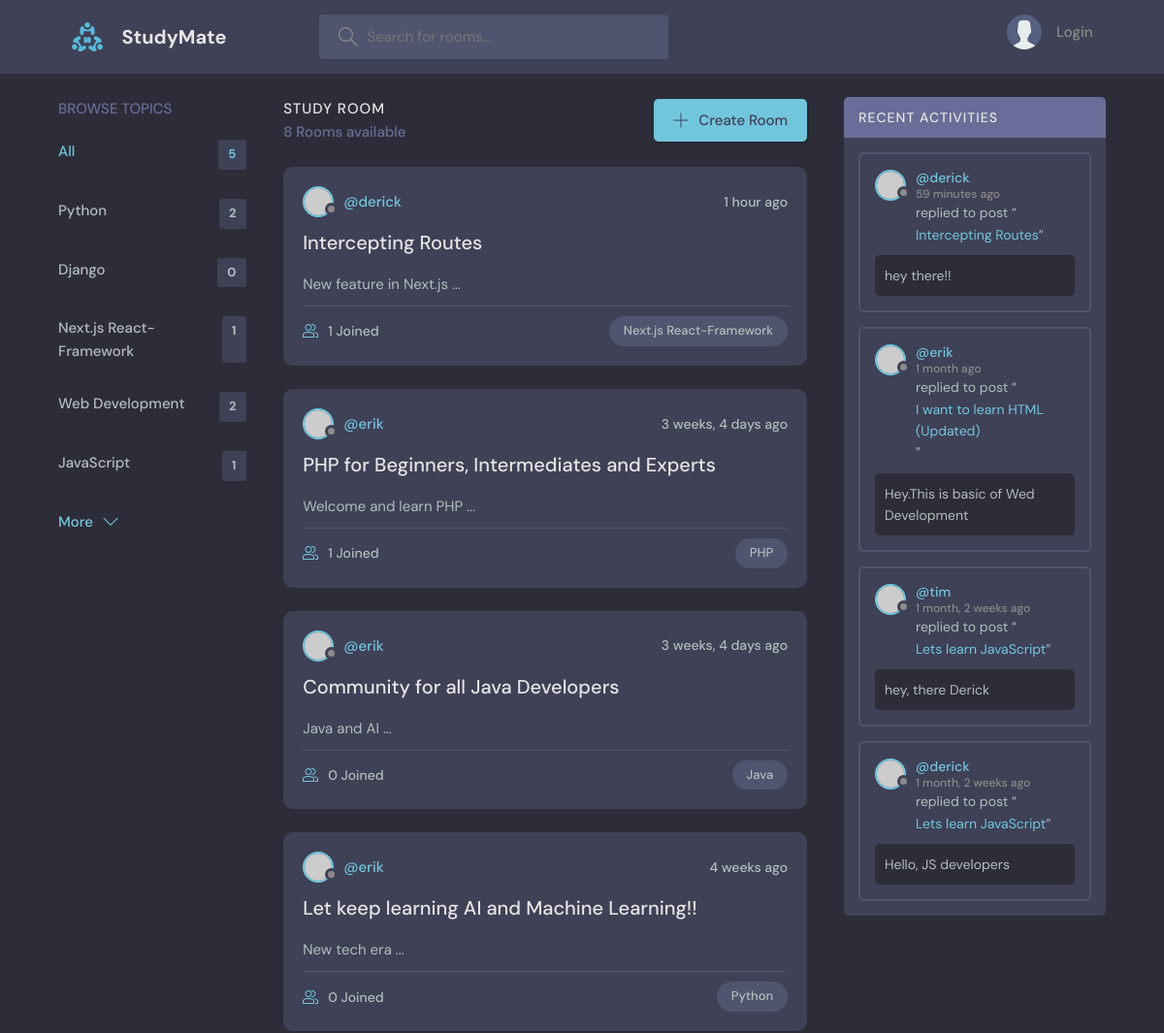
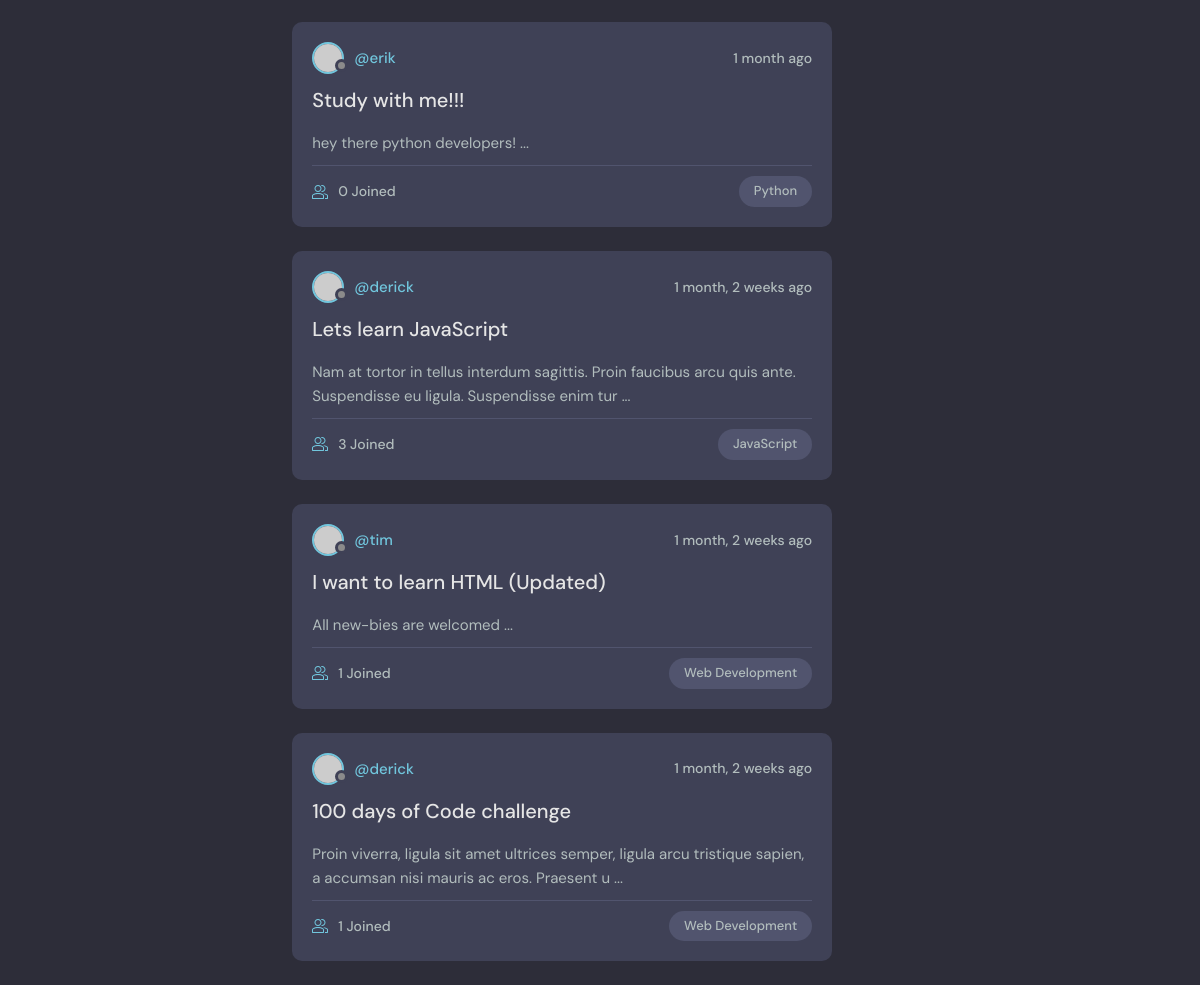
The page / on the database its author committed (2 pictures, top to bottom).
### base/models.py (models this page shows, shortened)
class Topic(models.Model):
    name = models.CharField(max_length=200)
    def __str__(self):
        return self.name

class Room(models.Model):
    host = models.ForeignKey(User, on_delete=models.SET_NULL, null=True) # database table relationship
    topic=  models.ForeignKey(Topic, on_delete=models.SET_NULL, null=True)
    name = models.CharField(max_length=200)
    description = models.TextField(null=True, blank=True)
    participants = models.ManyToManyField(User, related_name='participants',blank=True)  # many to many relationship.
    updated = models.DateTimeField(auto_now=True) #updates each time an item is updated
    created = models.DateTimeField(auto_now_add=True) #runs ONLY once when an item is created in DB
    class Meta:
        ordering = ['-updated', '-created'] # '-' enables order by descending order(new first)
    def __str__(self):
        return self.name
    def desc(self):
        return self.description[0:120]  # get first 50 characters of the description attribute

class Message(models.Model):
    user = models.ForeignKey(User, on_delete=models.CASCADE) # database table relationship
    room = models.ForeignKey(Room, on_delete=models.CASCADE)
    body = models.TextField()
    updated = models.DateTimeField(auto_now=True)
    created = models.DateTimeField(auto_now_add=True)
    class Meta:
        ordering = ['-updated', '-created'] # '-' enables order by descending order(new first)

### base/views.py (the view)
# urls.py: path('', views.home, name='home'),
def home(request):
    q = request.GET.get('q') if request.GET.get('q') != None else '' # query value from the url after selecting a topic(Browse Topics)
    rooms = Room.objects.filter(Q(topic__name__icontains=q) | Q(name__icontains=q) | Q(description__icontains=q)) #filter upwards from topic attribute to Topic Model. topic name atleast contains whats in the query
    topics = Topic.objects.all()[0:5]  # limit only 5 topics to display
    rooms_count = rooms.count() #gets length of a queryset also you can use>> len(rooms) basic python
    room_messages = Message.objects.filter(Q(room__topic__name__icontains=q))  # Recent activity  section >> filter all messages according to topic name
    context = {'rooms': rooms, 'topics': topics, 'rooms_count':rooms_count, 'room_messages':room_messages}
    return render(request, 'base/home.html', context)

### base/templates/base/home.html (shortened to what this page needs)
{% extends 'main.html' %} {% block content %}
<main class="layout layout--3">
  <div class="container">
    {% include 'base/topics_component.html' %}
    <div class="roomList">
      <div class="roomList__header">
        <div>
          <h2>Study Room</h2>
          <p>{{rooms_count}} Rooms available</p>
        </div>
        <a class="btn btn--main" href="{% url 'create-room' %}">
          <svg
            version="1.1"
            xmlns="http://www.w3.org/2000/svg"
            width="32"
            height="32"
            viewBox="0 0 32 32"
          >
            <title>add</title>
            <path
              d="M16.943 0.943h-1.885v14.115h-14.115v1.885h14.115v14.115h1.885v-14.115h14.115v-1.885h-14.115v-14.115z"
            ></path>
          </svg>
          Create Room
        </a>
      </div>
      {% include 'base/feed_component.html' %}
    </div>
    {% include 'base/activity_component.html' %}
  </div>
</main>
{% endblock content %}

### base/templates/base/topics_component.html
<div class="topics">
  <div class="topics__header">
    <h2>Browse Topics</h2>
  </div>
  <ul class="topics__list">
    <li>
      <a href="{% url 'home' %}" class="active">All <span>{{topics.count}}</span></a>
    </li>
    {% for topic in topics %}
    <li>
      <a href="{% url 'home' %}?q={{topic.name}}">{{topic.name}}<span>{{topic.room_set.all.count}}</span></a>
    </li>
    {% endfor %}
  </ul>
  <a class="btn btn--link" href="{% url 'topics' %}">
    More
    <svg
      version="1.1"
      xmlns="http://www.w3.org/2000/svg"
      width="32"
      height="32"
      viewBox="0 0 32 32"
    >
      <title>chevron-down</title>
      <path d="M16 21l-13-13h-3l16 16 16-16h-3l-13 13z"></path>
    </svg>
  </a>
</div>

### base/templates/base/feed_component.html (shortened to what this page needs)
{% for room in rooms %}
<div class="roomListRoom">
  <div class="roomListRoom__header">
    <a
      href="{% url 'user-profile' room.host.id %}"
      class="roomListRoom__author"
    >
      <div class="avatar avatar--small">
        <img src="https://randomuser.me/api/portraits/women/11.jpg" />
      </div>
      <span>@{{room.host.username}}</span>
    </a>
    <div class="roomListRoom__actions">
      <span>{{room.created|timesince}} ago</span>
    </div>
  </div>
  <div class="roomListRoom__content">
    <a href="{% url 'room' room.id %}">{{room.name}}</a>
    <p>{{room.desc}} ...</p>
  </div>
  <div class="roomListRoom__meta">
    <a href="{% url 'room' room.id %}" class="roomListRoom__joined">
      {{room.participants.count}} Joined
    </a>
    <p class="roomListRoom__topic">{{room.topic}}</p>
  </div>
</div>
{% endfor %}

### base/templates/base/activity_component.html (shortened to what this page needs)
<div class="activities">
  <div class="activities__header">
    <h2>Recent Activities</h2>
  </div>
  {% for message in room_messages %}
  <div class="activities__box">
    <div class="activities__boxHeader roomListRoom__header">
      <a
        href="{% url 'user-profile' message.user.id %}"
        class="roomListRoom__author"
      >
        <div class="avatar avatar--small">
          <img src="https://randomuser.me/api/portraits/women/11.jpg" />
        </div>
        <p>
          @{{message.user.username}}
          <span>{{message.created|timesince}} ago</span>
        </p>
      </a>
    </div>
    <div class="activities__boxContent">
      <p>replied to post “<a href="{% url 'room' message.room.id %}">{{message.room}}</a>”</p>
      <div class="activities__boxRoomContent">{{message.body}}</div>
    </div>
  </div>
  {% endfor %}
</div>

### rows shown on the page
Topic: name "Python", room_set.all.count "2"
Topic: name "Django", room_set.all.count "0"
Topic: name "Next.js React-Framework", room_set.all.count "1"
Topic: name "Web Development", room_set.all.count "2"
Topic: name "JavaScript", room_set.all.count "1"
Room: host.username "derick", created "1 hour", name "Intercepting Routes", desc "New feature in Next.js", participants.count "1", topic "Next.js React-Framework"
Room: host.username "erik", created "3 weeks, 4 days", name "PHP for Beginners, Intermediates and Experts", desc "Welcome and learn PHP", participants.count "1", topic "PHP"
Room: host.username "erik", created "3 weeks, 4 days", name "Community for all Java Developers", desc "Java and AI", participants.count "0", topic "Java"
Room: host.username "erik", created "4 weeks", name "Let keep learning AI and Machine Learning!!", desc "New tech era", participants.count "0", topic "Python"
Room: host.username "erik", created "1 month", name "Study with me!!!", desc "hey there python developers!", participants.count "0", topic "Python"
Room: host.username "derick", created "1 month, 2 weeks", name "Lets learn JavaScript", desc "Nam at tortor in tellus interdum sagittis. Proin faucibus arcu quis ante. Suspendisse eu ligula. Suspendisse enim tur", participants.count "3", topic "JavaScript"
Room: host.username "tim", created "1 month, 2 weeks", name "I want to learn HTML (Updated)", desc "All new-bies are welcomed", participants.count "1", topic "Web Development"
Room: host.username "derick", created "1 month, 2 weeks", name "100 days of Code challenge", desc "Proin viverra, ligula sit amet ultrices semper, ligula arcu tristique sapien, a accumsan nisi mauris ac eros. Praesent u", participants.count "1", topic "Web Development"
Message: user.username "derick", created "59 minutes", room "Intercepting Routes", body "hey there!!"
Message: user.username "erik", created "1 month", room "I want to learn HTML (Updated)", body "Hey.This is basic of Wed Development"
Message: user.username "tim", created "1 month, 2 weeks", room "Lets learn JavaScript", body "hey, there Derick"
Message: user.username "derick", created "1 month, 2 weeks", room "Lets learn JavaScript", body "Hello, JS developers"

### other values the page prints
{{ topics.count }} "5"
{{ rooms_count }} "8"
